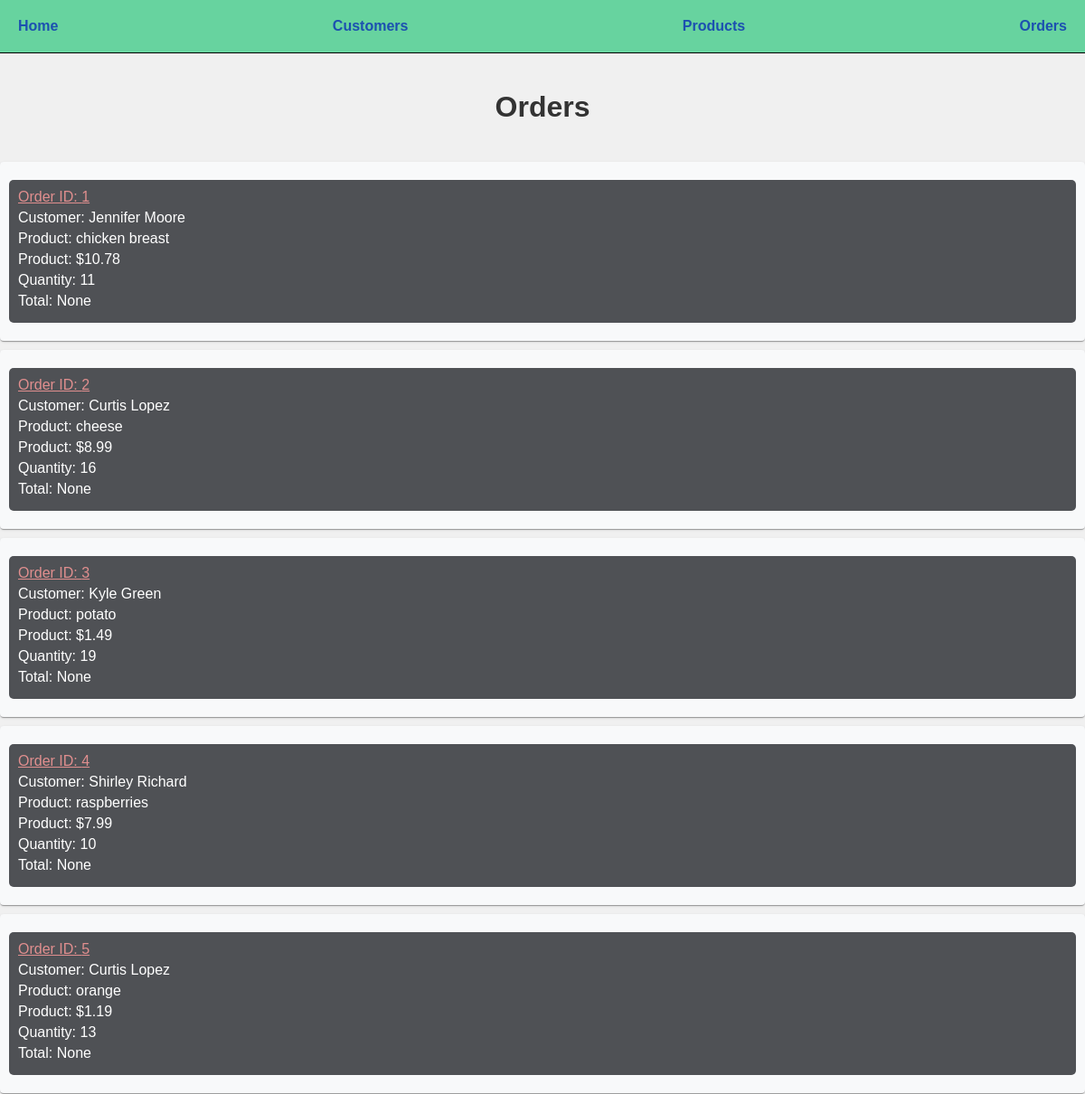
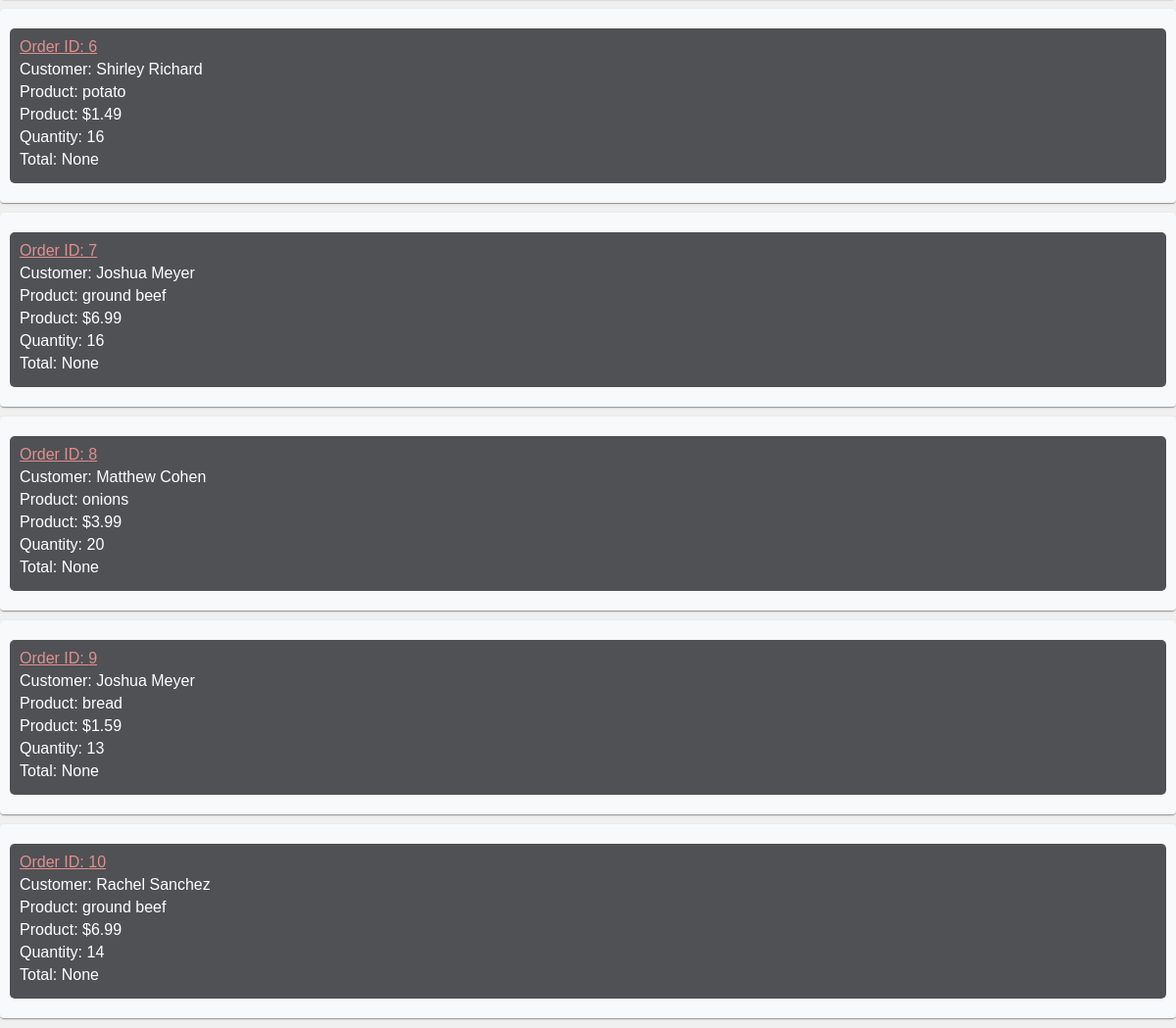
The page /orders on the database its author committed (2 pictures, top to bottom).
### models.py (models this page shows, shortened)
class Order(db.Model):
    id = mapped_column(Integer, nullable=False, primary_key=True)
    customer_id = mapped_column(Integer, ForeignKey(Customer.id), nullable=False)
    customer = relationship("Customer", back_populates="orders")#looks up related enttiy without having to do joins (adds customer_id to the Order table)
    total = mapped_column(Numeric(10,2), nullable=True) #nullable until order is processed by the store
    items = relationship("ProductOrder", back_populates="order", cascade='all, delete-orphan')
    created = mapped_column(DateTime, nullable=False, default=func.now())
    processed = mapped_column(DateTime, nullable=True, default=None)

class Customer(db.Model):
    id = mapped_column(Integer, primary_key=True)
    name = mapped_column(String(200), nullable=False, unique=True)
    phone = mapped_column(String(20), nullable=False )
    balance = mapped_column(Numeric(10,2), nullable=False, default=40)
    orders = relationship("Order", cascade="all, delete-orphan") #only one back_populates is needed, the other is inferred

class Product(db.Model):
    id = mapped_column(Integer, primary_key=True)
    name = mapped_column(String(200), nullable=False, unique=True)
    price = mapped_column(Numeric(10,2), nullable=False)
    available = mapped_column(Integer, nullable=False, default=4) #number of products available
    orders = relationship("ProductOrder")

class ProductOrder(db.Model):
    id = mapped_column(Integer, nullable=False, primary_key=True)
    order_id = mapped_column(Integer, ForeignKey(Order.id), nullable=False)
    order = relationship("Order", back_populates="items")
    product_id = mapped_column(Integer, ForeignKey(Product.id), nullable=False)
    product = relationship("Product", back_populates="orders")
    quantity = mapped_column(Integer, nullable=False, default=0) #number of orders for this product

### routes/html.py (the view)
@html_bp.route("/orders", methods=["GET"])
def orders():
    statement = db.select(Order).order_by(Order.id)
    records = db.session.execute(statement)
    results = records.scalars()
    return render_template("orders.html", orders=results)

### templates/orders.html
{% extends "base.html" %}
{% block content %}
<h1>Orders</h1>
{% for order in orders %}
<div>
    {% set classname = "pending" %}
    {% if order.processed %}
        {% set classname = "processed" %}
    {% endif %}
    <p class = "{{ classname }}">
        <a class = "order" href= "{{ url_for('html.order_detail', order_id=order.id) }}"><span>Order ID: {{ order.id }}  </span></a>
        <span>Customer: {{ order.customer.name }}  </span>
        <span>Product: {{ order.items[0].product.name }} </span>
        <span>Product: ${{ order.items[0].product.price }} </span>
        <span>Quantity: {{ order.items[0].quantity }} </span>
        <span>Total: {{ order.total }}</span>
    </p>
</div>
    {% endfor %}
{% endblock %}

### static/css/styles.css (style rules this page uses)
body { font-family: Arial, sans-serif; margin: 0; padding: 0; background-color: #f0f0f0; }
h1 { color: #333; text-align: center; padding: 20px 0; }
p { color: #666; padding: 10px; margin: 10px 0; background-color: #fff; border-radius: 5px; }
div { background-color: #f8f9fa; padding: 10px; border-radius: 4px; margin-bottom: 10px; box-shadow: 0 2px 1px -1px rgba(0, 0, 0, .2), 0 1px 1px 0 rgba(0, 0, 0, .14), 0 1px 3px 0 rgba(0, 0, 0, .12); }
p { margin-bottom: 10px; }
p span { display: block; margin-bottom: 5px; }
.order { color: #e18f8f; }
.pending { background-color: #4f5155; color: #ffffff; }

### rows shown on the page
Order: id "1", customer.name "Jennifer Moore", name "chicken breast", price "10.78", quantity "11", total "None"
Order: id "2", customer.name "Curtis Lopez", name "cheese", price "8.99", quantity "16", total "None"
Order: id "3", customer.name "Kyle Green", name "potato", price "1.49", quantity "19", total "None"
Order: id "4", customer.name "Shirley Richard", name "raspberries", price "7.99", quantity "10", total "None"
Order: id "5", customer.name "Curtis Lopez", name "orange", price "1.19", quantity "13", total "None"
Order: id "6", customer.name "Shirley Richard", name "potato", price "1.49", quantity "16", total "None"
Order: id "7", customer.name "Joshua Meyer", name "ground beef", price "6.99", quantity "16", total "None"
Order: id "8", customer.name "Matthew Cohen", name "onions", price "3.99", quantity "20", total "None"
Order: id "9", customer.name "Joshua Meyer", name "bread", price "1.59", quantity "13", total "None"
Order: id "10", customer.name "Rachel Sanchez", name "ground beef", price "6.99", quantity "14", total "None"
